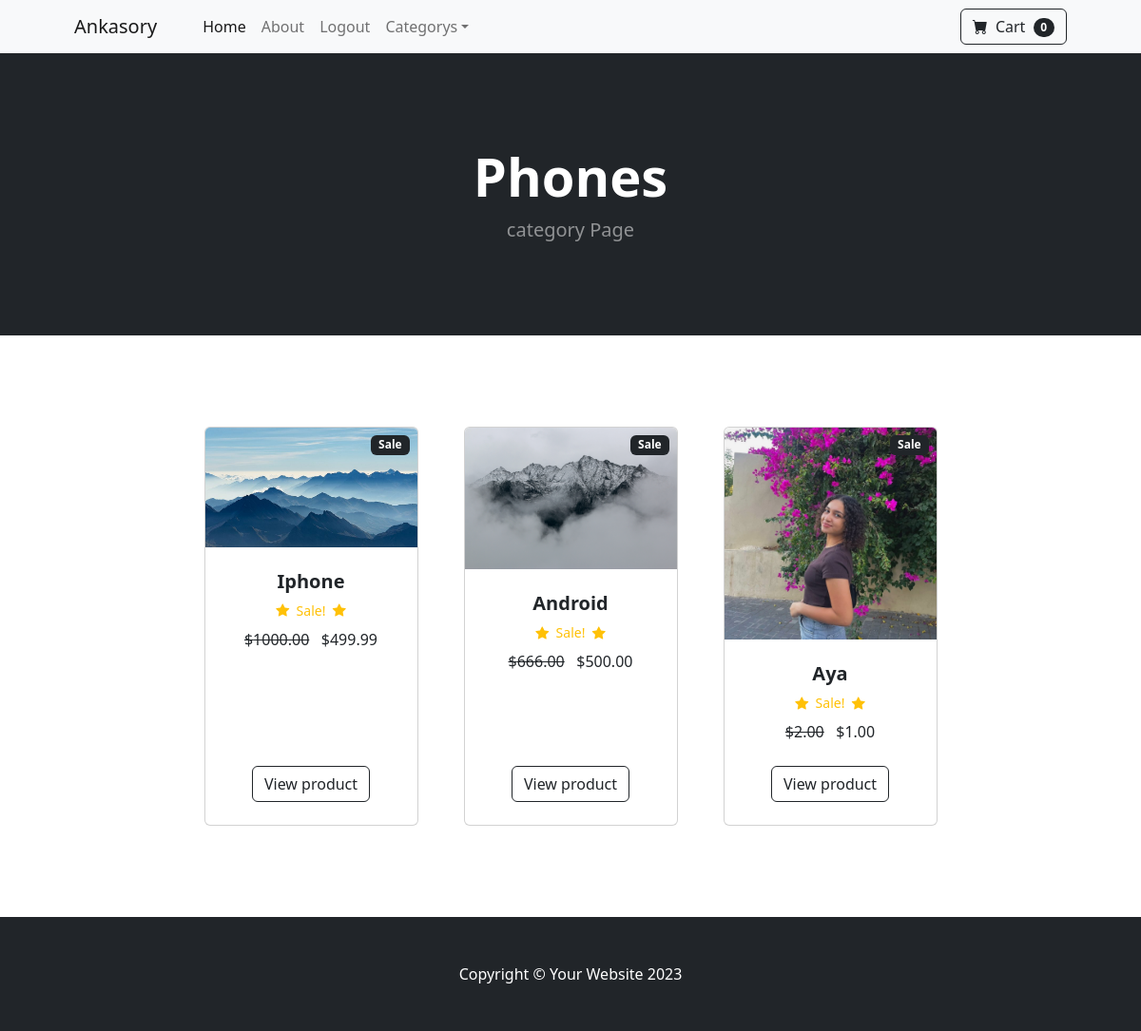
/category/Phones (signed in), run on the app's committed database.
### Store/models.py (models this page shows, shortened)
class Category(models.Model):
    name=models.CharField(max_length=50)
    def __str__(self):
        return self.name
    class Meta:
        verbose_name_plural = "Categories"

class Product(models.Model):
    name=models.CharField(max_length=50)
    price=models.DecimalField(default=0,decimal_places=2,max_digits=6)
    description=models.CharField(max_length=200,default='',blank=True,null=True)
    category=models.ForeignKey(Category,on_delete=models.CASCADE,default=1)
    image=models.ImageField(upload_to='uploads/product/')
    is_sale=models.BooleanField(default=False)
    sale_price=models.DecimalField(default=0,decimal_places=2,max_digits=6)

### Store/views.py (the view)
# urls.py: path('category/<str:foo>',views.category,name='category'),
def category(request, foo):
    foo=foo.replace('-', ' ')
    try:
        category=Category.objects.get(name=foo)
        products=Product.objects.filter(category=category)
        return render(request, 'category.html', {'products': products, 'category': category})
    except:
        messages.error(request, 'That Category does not exist')
        return redirect('home')

### Cart/context_processors.py (called while the page is built)
def cart(request):
    return {'cart':Cart(request)}

### Store/templates/category.html (shortened to what this page needs)
{% extends "base.html" %} {% block content %}
<header class="bg-dark py-5">
  <div class="container px-4 px-lg-5 my-5">
    <div class="text-center text-white">
      <h1 class="display-4 fw-bolder">{{category}}</h1>
      <p class="lead fw-normal text-white-50 mb-0">
        category Page
      </p>
    </div>
  </div>
</header>
<section class="py-5">
  <div class="container px-4 px-lg-5 mt-5">
    <div
      class="row gx-4 gx-lg-5 row-cols-2 row-cols-md-3 row-cols-xl-4 justify-content-center"
    >
      {%for product in products%} {%if product.is_sale%}
      <div class="col mb-5">
        <div class="card h-100">
          <div
            class="badge bg-dark text-white position-absolute"
            style="top: 0.5rem; right: 0.5rem"
          >
            Sale
          </div>
          <img class="card-img-top" src="{{product.image.url}}" alt="..." />
          <div class="card-body p-4">
            <div class="text-center">
              <h5 class="fw-bolder">{{product.name}}</h5>
              <div
                class="d-flex justify-content-center small text-warning mb-2"
              >
                <div class="bi-star-fill"></div>
                &nbsp;&nbsp;Sale!&nbsp;&nbsp;
                <div class="bi-star-fill"></div>
              </div>
              <strike>${{product.price}}</strike>
              &nbsp; ${{product.sale_price}}
            </div>
          </div>
          <div class="card-footer p-4 pt-0 border-top-0 bg-transparent">
            <div class="text-center">
              <a
                class="btn btn-outline-dark mt-auto"
                href="{% url 'product' product.id %}"
                >View product</a
              >
            </div>
          </div>
        </div>
      </div>
      {%endif%} {% endfor %}
    </div>
  </div>
</section>
{% endblock %}

### data on the page
Category: name "Phones"
Product: image (picture), name "Iphone", price "1000.00", sale_price "499.99"
Product: image (picture), name "Android", price "666.00", sale_price "500.00"
Product: image (picture), name "Aya", price "2.00", sale_price "1.00"
